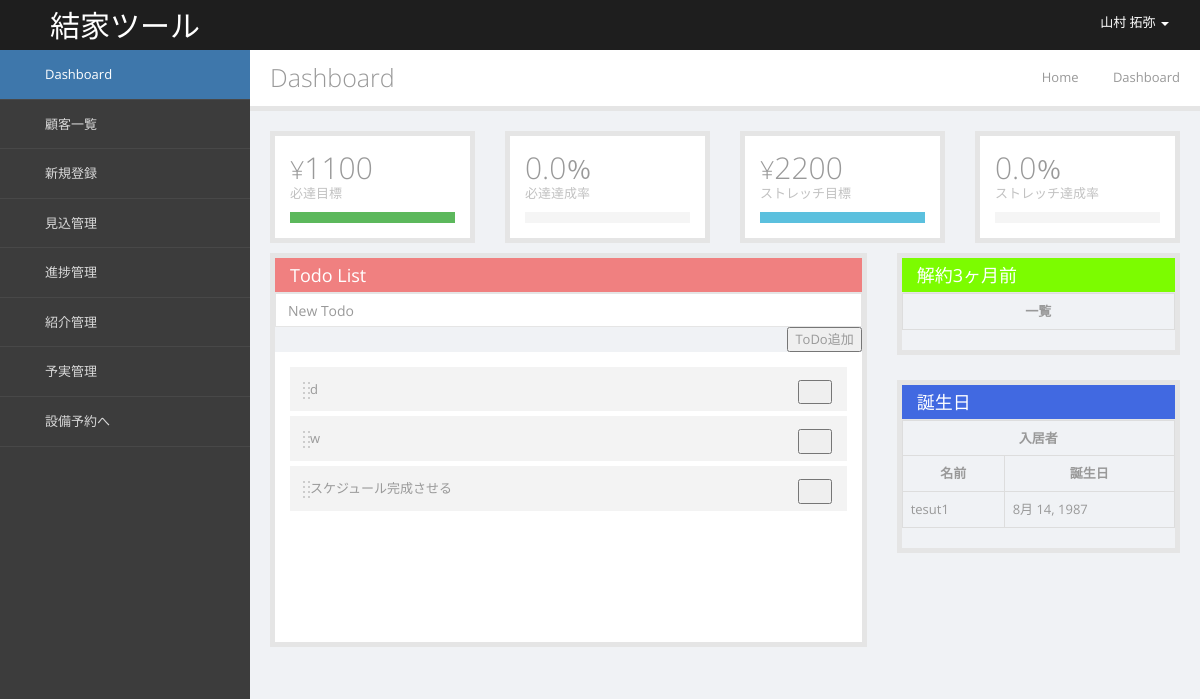
The page /user/1/ (signed in) on the database as committed earlier.
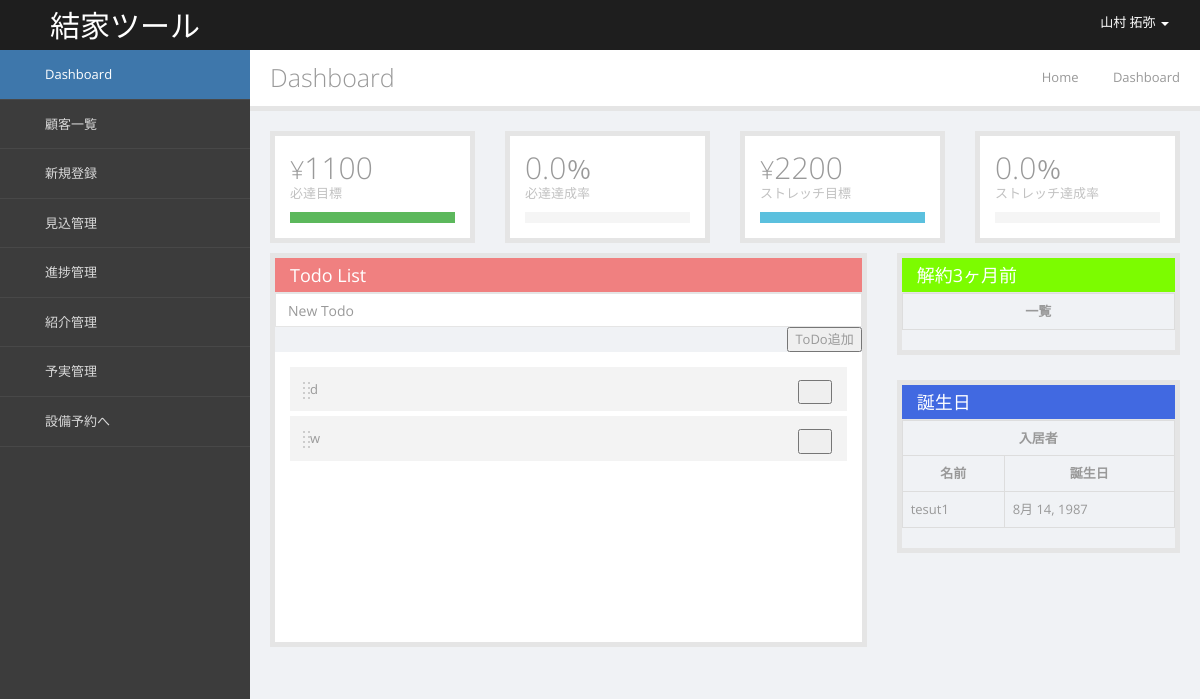
The same page on the database as committed later.
### c_data/models.py (models this page shows, shortened)
class Post(models.Model):
    user_id = models.IntegerField(verbose_name='ユーザーID')
    message = models.CharField(
        max_length=100,
        verbose_name="タスク",
    )
    created_date = models.DateTimeField(
        auto_now_add=True,
        verbose_name="登録日時",
    )

class CustomerData(models.Model):
    user_id = models.IntegerField(verbose_name='ユーザーID')
    status = models.CharField(verbose_name='状況', max_length=50,blank=True)
    introduce_year = models.CharField(verbose_name='紹介年', max_length=5,blank=True)
    introduce_month = models.CharField(verbose_name='紹介月', max_length=5,blank=True)
    apply_year = models.CharField(verbose_name='申込年', max_length=5,blank=True)
    apply_month = models.CharField(verbose_name='申込月', max_length=5,blank=True)
    accuracy = models.CharField(verbose_name='確度', max_length=10,blank=True)
    reading = models.CharField(verbose_name='読み仮名', max_length=50,blank=True)
    customer_name = models.CharField(verbose_name='お客様名', max_length=50,blank=True)
    introducer = models.CharField(verbose_name='紹介元', max_length=10,blank=True)
    introducer_name = models.CharField(verbose_name='紹介者', max_length=50,blank=True)
    introduction_type = models.CharField(verbose_name='紹介種別', max_length=30,blank=True)
    brokerage_fee = models.IntegerField(verbose_name='仲介手数料',blank=True, null=True, default=0)
    advertising_fee = models.IntegerField(verbose_name='AD', blank=True, default=0)
    discount = models.IntegerField(verbose_name='割引',blank=True, default=0)
    bf_payment_schedule_year = models.SmallIntegerField(verbose_name='仲手入金予定年',blank=True, default=0, null=True)
    bf_payment_schedule_month = models.SmallIntegerField(verbose_name='仲手入金予定月',blank=True, default=0, null=True)
    bf_payment_check = models.SmallIntegerField(verbose_name='仲手入金チェック', blank=True, default=0)
    bf_payment_amount = models.IntegerField(verbose_name='仲手入金額',blank=True, null=True, default=0)
    bf_payment_nen = models.SmallIntegerField(verbose_name='仲手入金年',blank=True, default=0, null=True)
    bf_payment_month = models.SmallIntegerField(verbose_name='仲手入金月',blank=True, default=0, null=True)
    bf_payment_day = models.SmallIntegerField(verbose_name='仲手入金日',blank=True, default=0, null=True)
    ad_payment_schedule_year = models.SmallIntegerField(verbose_name='AD入金予定年',blank=True, null=True, default=0)
    ad_payment_schedule_month = models.SmallIntegerField(verbose_name='AD入金予定月',blank=True, null=True, default=0)
    ad_payment_check = models.SmallIntegerField(verbose_name='AD入金チェック', default=0)
    ad_payment_amount = models.IntegerField(verbose_name='AD入金額',blank=True, null=True, default=0)
    ad_payment_nen = models.SmallIntegerField(verbose_name='AD入金年',blank=True, null=True, default=0)
    ad_payment_month = models.SmallIntegerField(verbose_name='AD入金月',blank=True, null=True, default=0)
    ad_payment_day = models.SmallIntegerField(verbose_name='AD入金日',blank=True, default=0)
    apartment_name = models.CharField(verbose_name='物件名', max_length=255,blank=True)
    room_number = models.CharField(verbose_name='号室', max_length=10,blank=True, default='')
    postal_code = models.CharField(verbose_name='郵便番号', max_length=50,blank=True)
    address1 = models.CharField(verbose_name='住所1',max_length=255 ,blank=True)
    address2 = models.CharField(verbose_name='住所2',max_length=255, blank=True)
    real_estate_agent = models.CharField(verbose_name='管理会社', max_length=255,blank=True)
    tel = models.CharField(verbose_name='管理会社tel', max_length=20,blank=True)
    fax = models.CharField(verbose_name='管理会社fax', max_length=20,blank=True)
    person_in_charge = models.CharField(verbose_name='担当者名', max_length=50,blank=True)
    contract_start_year = models.SmallIntegerField(verbose_name='賃発年',blank=True, default=0)
    contract_start_month = models.SmallIntegerField(verbose_name='賃発月',blank=True, default=0)
    contract_start_day = models.SmallIntegerField(verbose_name='賃発日',blank=True, default=0)
    contract_end_year = models.SmallIntegerField(verbose_name='解約年',blank=True, default=0)
    contract_end_month = models.SmallIntegerField(verbose_name='解約月',blank=True, default=0)
    contract_end_day = models.SmallIntegerField(verbose_name='解約日',blank=True, default=0)
    remarks = models.TextField(verbose_name='備考',blank=True)
    progress = models.TextField(verbose_name='進捗',blank=True)
    sex = models.SmallIntegerField(verbose_name='性別',blank=True, default=True)
    birthday = models.DateField(verbose_name='誕生日',blank=True, null=True)
    age = models.SmallIntegerField(verbose_name='年齢',blank=True, null=True)
    born = models.CharField(verbose_name='出身', max_length=50,blank=True)
    partner = models.SmallIntegerField(verbose_name='パートナー', default=0,blank=True)
    child = models.SmallIntegerField(verbose_name='子供', default=0,blank=True)
    partner_name = models.CharField(verbose_name='パートナー名', max_length=50,blank=True)
    partner_birthday = models.DateField(verbose_name='パートナー誕生日',blank=True, null=True)
    child1_name = models.CharField(verbose_name='子供名', max_length=50,blank=True)
    child1_birthday = models.DateField(verbose_name='子供誕生日',blank=True, null=True)
    child2_name = models.CharField(verbose_name='子供名', max_length=50,blank=True)
    child2_birthday = models.DateField(verbose_name='子供誕生日',blank=True, null=True)
    relation = models.CharField(verbose_name='関係性', max_length=255,blank=True)
    encount = models.CharField(verbose_name='出会い', max_length=255,blank=True)
    hope = models.CharField(verbose_name='結家に期待していること', max_length=255,blank=True)
    job = models.CharField(verbose_name='仕事', max_length=50,blank=True)
    position = models.CharField(verbose_name='役職', max_length=50,blank=True)
    hoby = models.TextField(verbose_name='趣味', max_length=255,blank=True)
    dream = models.TextField(verbose_name='夢',blank=True)
    other = models.TextField(verbose_name='その他',blank=True)
    required_documents = models.PositiveSmallIntegerField(verbose_name='必要書類',default=0, blank=True)
    contract_location = models.PositiveSmallIntegerField(verbose_name='契約場所案内',default=0, blank=True)
    settlement = models.PositiveSmallIntegerField(verbose_name='精算書送付',default=0, blank=True)
    life_line = models.PositiveSmallIntegerField(verbose_name='ライフライン案内',default=0, blank=True)
    confirmation = models.PositiveSmallIntegerField(verbose_name='契約金入金確認',default=0, blank=True)
    guarantor = models.PositiveSmallIntegerField(verbose_name='保証人承諾書案内	',default=0, blank=True)
    hand_ovre_kye = models.PositiveSmallIntegerField(verbose_name='鍵渡し場所案内',default=0, blank=True)
    contract_procedures = models.PositiveSmallIntegerField(verbose_name='契約手続き',default=0, blank=True)
    ADs_invoice = models.PositiveSmallIntegerField(verbose_name='AD請求書送付',default=0, blank=True)

### c_data/views.py (the view)
# urls.py: path('user/<int:pk>/', views.user_detail, name='user_detail'),
@login_required
def user_detail(request, pk):
    this_year = datetime.date.today().year
    this_month = datetime.date.today().month
    prospect = CustomerData.objects.filter(user_id=request.user.id)  #見込み客obj
    mandatory_list = {10:'mandatory_Oct', 11:'mandatory_Nov', 12:'mandatory_Dec', 1:'mandatory_Jan', 2:'mandatory_Feb', 3:'mandatory_Mar', 4:'mandatory_Apr', 5:'mandatory_May', 6:'mandatory_Jun', 7:'mandatory_Jul', 8:'mandatory_Aug', 9:'mandatory_Sep'}
    stretch_list = {10:'stretch_Oct', 11:'stretch_Nov', 12:'stretch_Dec', 1:'stretch_Jan', 2:'stretch_Feb', 3:'stretch_Mar', 4:'stretch_Apr', 5:'stretch_May', 6:'stretch_Jun', 7:'stretch_Jul', 8:'stretch_Aug', 9:'stretch_Sep'}
    md = mandatory_list[this_month]
    sd = stretch_list[this_month]
    if MusubiyaUser.objects.filter(musubiya_user_id=request.user.id, term=now_term).exists():
        mandatory_goal = MusubiyaUser.objects.values_list(md, flat=True).get(musubiya_user_id=request.user.id, term=now_term)
        stretch_goal = MusubiyaUser.objects.values_list(sd, flat=True).get(musubiya_user_id=request.user.id, term=now_term)
    else:
        mandatory_goal = 0
        stretch_goal = 0
    mandatory_now_list = []
    mandatory_now_bf = prospect.filter(bf_payment_nen=this_year,bf_payment_month=this_month)
    mandatory_now_ad = prospect.filter(ad_payment_nen=this_year, ad_payment_month=this_month)
    for mnbf in mandatory_now_bf:
        mandatory_now_list.append(mnbf.bf_payment_amount)
    for mnad in mandatory_now_ad:
        mandatory_now_list.append(mnad.ad_payment_amount)
    mnl = sum(mandatory_now_list)
    if mandatory_goal == 0:
        mat = 0  #mandatory_achievement_rate
    else:
        mat = mnl / mandatory_goal *100   #mandatory_achievement_rate
    stretch_now_list = []
    stretch_now_bf = prospect.filter(bf_payment_nen=this_year,bf_payment_month=this_month)
    stretch_now_ad = prospect.filter(ad_payment_nen=this_year, ad_payment_month=this_month)
    for stbf in stretch_now_bf:
        stretch_now_list.append(stbf.bf_payment_amount)
    for stad in stretch_now_ad:
        stretch_now_list.append(stad.ad_payment_amount)
    stl = sum(stretch_now_list)
    if stretch_goal == 0:
        sat = 0  #stretch_achievement_rate
    else:
        sat = stl / stretch_goal *100   #stretch_achievement_rate
    posts = Post.objects.filter(user_id=request.user.id)
    form = PostForm()
    if 'new' in request.POST:
        form = PostForm()
        obj = Post()
        post = PostForm(request.POST, instance=obj)
        post.save()
        return redirect('c_data:user_detail', pk=request.user.id)
    if 'del' in request.POST:
        post = Post.objects.get(id=request.POST['del'])
        post.delete()
        return redirect('c_data:user_detail', pk=request.user.id)
    list_3_key = []
    list_3_value = []
    for pro in prospect:
        threeMonthAgo_m = pro.contract_end_month - 3
        threeMonthAgo_y = pro.contract_end_year
        if threeMonthAgo_m <=3:
            threeMonthAgo_m = pro.contract_end_month + 12 - 3
            threeMonthAgo_y = pro.contract_end_year - 1
        if threeMonthAgo_m == this_month and threeMonthAgo_y == this_year:
            list_3_key.append(pro.id)
            list_3_value.append(pro.customer_name)
    l = dict(zip(list_3_key,list_3_value))
    prospect_bd = prospect.filter(birthday__month=(this_month))
    prospect_pbd = prospect.filter(partner_birthday__month=(this_month))
    prospect_c1bd = prospect.filter(child1_birthday__month=(this_month))
    prospect_c2bd = prospect.filter(child2_birthday__month=(this_month))
    login_user = request.user
    if pk == login_user.id:
        user = User.objects.get(pk=pk)
        context = {
            'user': user,
            'this_year': this_year,
            'this_month': this_month,
            'mandatory_goal': mandatory_goal,
            'mat': mat,
            'stretch_goal': stretch_goal,
            'sat': sat,
            'posts': posts,
            'form': form,
            'l': l,
            'prospect_bd':prospect_bd,
            'prospect_pbd':prospect_pbd,
            'prospect_c1bd':prospect_c1bd,
            'prospect_c2bd':prospect_c2bd,
        }
        return render(request, 'c_data/users_detail.html', context)
    else:
        return redirect('accounts:logout')

### c_data/forms.py
class PostForm(forms.ModelForm):
    class Meta:
        model = Post
        fields = ('user_id', 'message',)
    def __init__(self, *args, **kwrgs):
       super(PostForm, self).__init__(*args,**kwrgs)
       self.fields['message'] = forms.CharField(widget=forms.TextInput(
       attrs={'placeholder':'New Todo'}))
       for field in self.fields.values():
            field.widget.attrs["class"] = "form-control input-normal "

### c_data/templates/c_data/users_detail.html (shortened to what the changed rows need)
{% extends 'c_data/base.html' %}
{% block content %}
{% load humanize %}
<div id="wrapper">
    <div id="page-wrapper">
        <div class="page-content">
            <div id="tab-general">
                <div id="sum_box" class="row mbl">
                  <div class="col-lg-12">
                    <div class="row">
                        <div class="col-lg-8">
                            <div class="portlet box">
                                <div style="overflow: hidden;" class="portlet-body">
                                    <ul class="todo-list sortable" id="jquery-ui-sortable">
                                       {% for post in posts %}
                                        <li class="clearfix" id="{{ post.id }}"><span class="drag-drop"><i></i></span>
                                            <div class="todo-title">
                                              &#11;&#11;&#11;&#11;{{ post.message }}</div>
                                            <form action=""  method="post" >
                                            <div class="todo-actions pull-right clearfix">
                                              <button type="submit" name="del" value="{{ post.id }}"><i class="fa fa-trash-o"></i></button>
                                            </div>
                                            </form>
                                        </li>
                                        {% endfor %}
                                    </ul>
                                </div>
                            </div>
                        </div>
                        <div class="col-lg-4">
                          <div class="portlet box">
                              <table class="table table-bordered">
                                <tr>
                                  <th style="text-align:center;">一覧</th>
                                </tr>
                              </table>
                          </div>
                        <div class="portlet box">
                            <table class="table table-bordered">
                              <th colspan=2 style="text-align:center;">入居者</th>
                              <tr>
                                <th style="text-align:center;">名前</th>
                                <th style="text-align:center;">誕生日</th>
                              </tr>
                              {% for c in prospect_bd %}
                              <tr>
                                <td>
                                  <a href="{% url 'c_data:detail' pk=user.id CustomerData_id=c.id %}">
                                    {{c.customer_name}}
                                  </a>
                                </td>
                                <td>
                                  <a href="{% url 'c_data:detail' pk=user.id CustomerData_id=c.id %}">
                                    {{c.birthday}}
                                  </a>
                                </td>
                              </tr>
                              {% endfor %}
                            </table>
                        </div>
                    </div>
                  </div>
                </div>
            </div>
        </div>
    </div>
</div>
{% endblock %}

Rows that differ between the two databases and show on the page:
removed Post: message "スケジュール完成させる", {{ post.id }} 12 (drawn)
